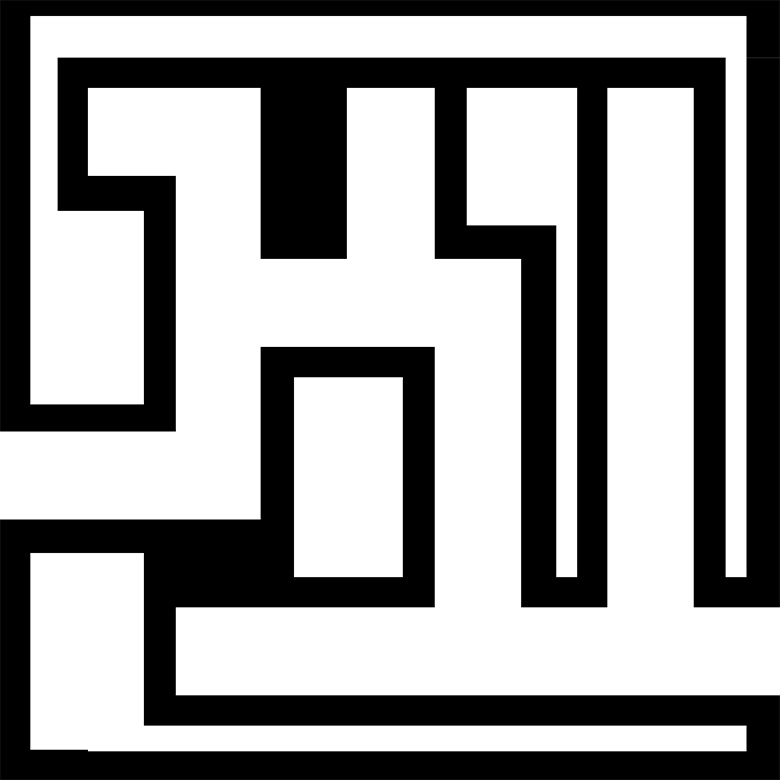
#> input picture flex-small.jpg, 780 x 780 px
$ python -i preprocessing.py   (imports and definitions only)
#> lines starting #> are read from the running program, lines starting #| are printed output that depends on the picture; after the words box and inside, x2 and y2 are one past the last pixel; in counts of white or black regions, pixels touching at a corner belong together
#> further down, picture is the input picture: shape (780, 780); min 0, max 255, mean 154
import numpy as np
import cv2
import time
from skimage.morphology import *


def preprocess(img):
		'''
		This function will process the passed image and return the skeleton of the image.
		The function consists of 1 parameter
		'''
		blur = cv2.blur(img,(5,5))      #Blurring the Image Done.
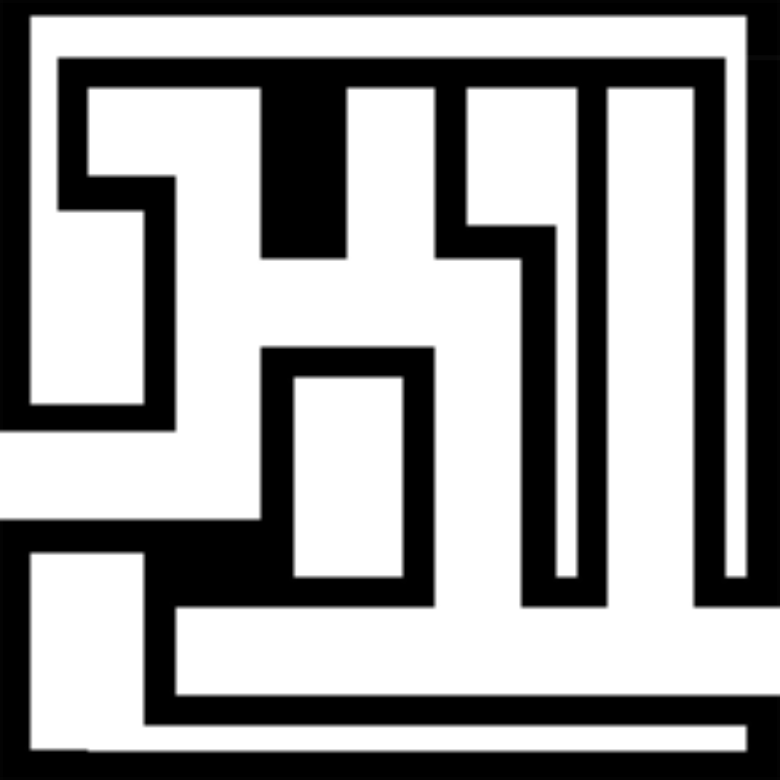
#> blur: shape (780, 780); min 0, max 255, mean 154
		ret3,thres_img = cv2.threshold(blur,0,255,cv2.THRESH_BINARY+cv2.THRESH_OTSU) #Threshold image is saved in thres_img. Threshold Value used is stored in ret
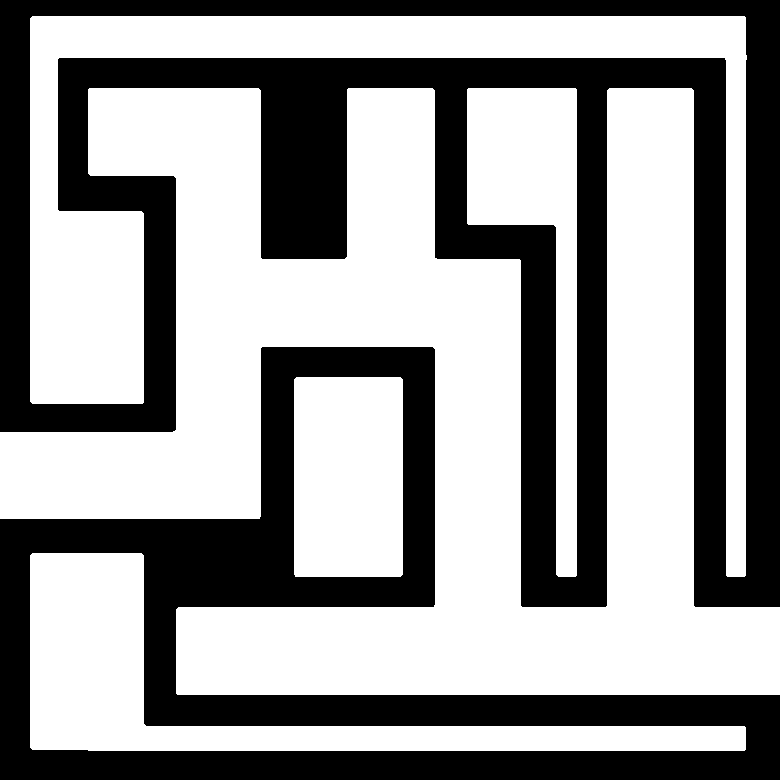
#> thres_img: shape (780, 780); 60.3% white; 2 black regions, box (x1, y1, x2, y2) and area: (0, 0, 780, 607) 150930, (0, 347, 780, 780) 90651
#> ret3 = 129
		mid = medial_axis(thres_img).astype(np.uint8)        	#Perform Skeletonization of the threshold image, using Medial Axis Theorem
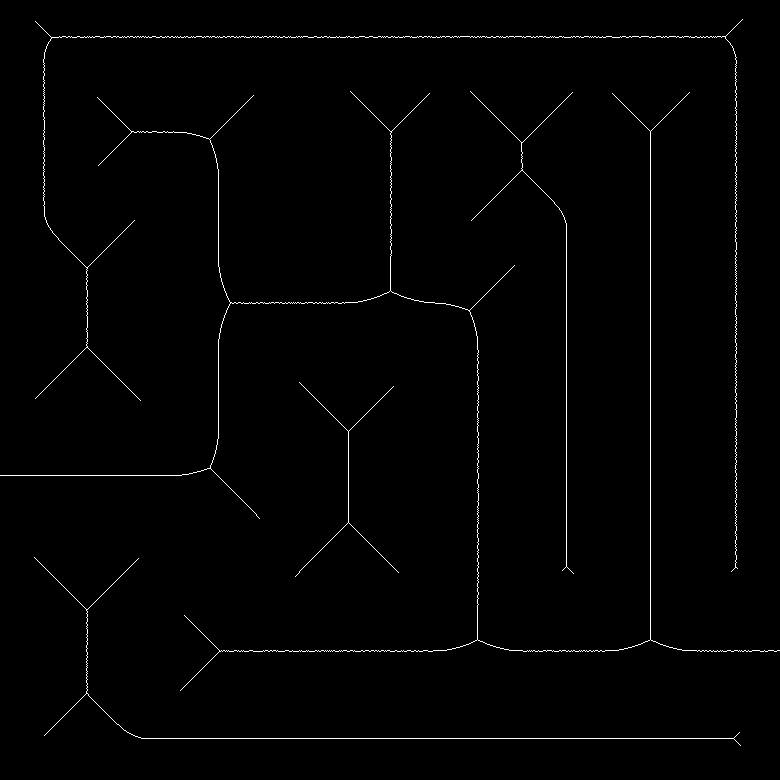
#> mid: shape (780, 780); values 0 (black) and 1 (white), 1% white in thin lines or dots
		ret,mid = cv2.threshold(mid,0,255,cv2.THRESH_BINARY)	#Convert the obtained skeleton to the binary form.
#> mid: shape (780, 780); 1% white in thin lines or dots
		return mid

# [44 lines left out: functions display_out, find_start_end, not called in this run]


>>> import cv2
>>> picture = cv2.imread('flex-small.jpg', cv2.IMREAD_GRAYSCALE)
>>> result = preprocess(picture)

$ run again, on maze2.bmp
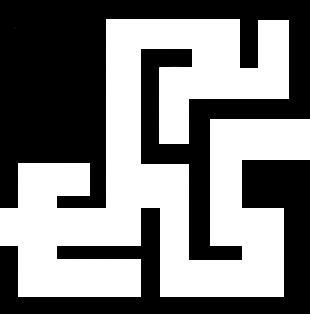
#> input picture maze2.bmp, 310 x 314 px
#> in preprocess, `ret3,thres_img = cv2.threshold(blur,0,255,cv2.THRESH_BINARY+cv2.THRESH..`:
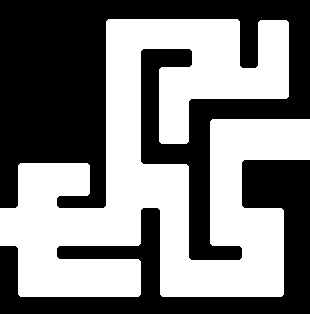
#> thres_img: shape (314, 310); 49.3% white; 1 white region, box (x1, y1, x2, y2) and area: (0, 19, 310, 297) 48025
#> ret3 = 123
#> in preprocess, `mid = medial_axis(thres_img).astype(np.uint8)`:
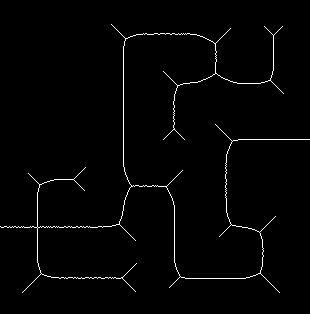
#> mid: shape (314, 310); values 0 (black) and 1 (white), 1.6% white in thin lines or dots, all inside (x1, y1, x2, y2) = (0, 24, 310, 293)
